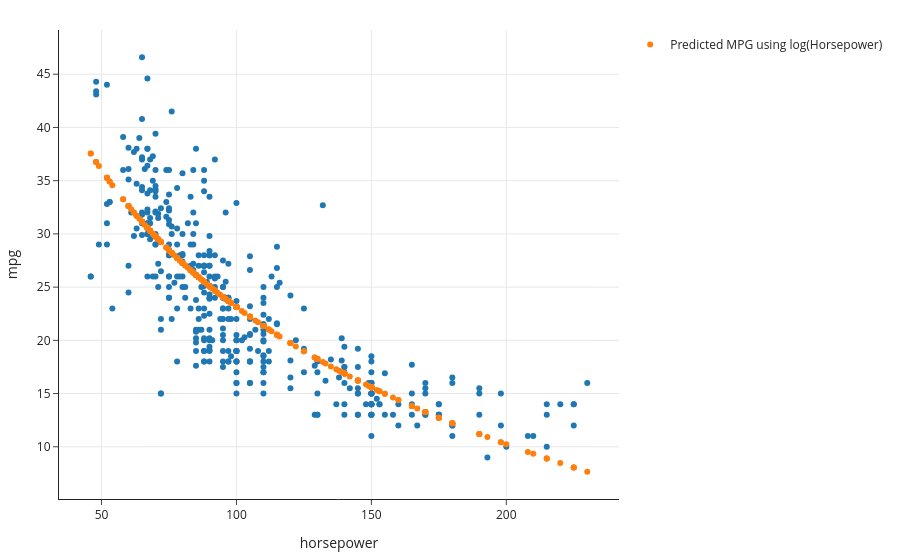

Write notebook code for a chart like this one.
### Markdown cell above
What do our predictions look like on the original, non-transformed scatter plot? Let's see:

### Code cell
fig = px.scatter(mpg, x='horsepower', y='mpg')
fig.add_trace(
    go.Scatter(
        x=mpg['horsepower'], 
        y=car_model_log.intercept_ + car_model_log.coef_[0] * np.log(mpg['horsepower']),  
        mode='markers', name='Predicted MPG using log(Horsepower)'
    )
)
fig

### Figure 1 — Plotly figure (JSON) as saved in the notebook; plotly's stock layout.template omitted (floating-point values rounded to 4 significant figures; data arrays with more than 128 entries replaced by an {"elided": "..."} marker saying what was removed)
{"data": [{"hovertemplate": "horsepower=%{x}<br>mpg=%{y}<extra></extra>", "legendgroup": "", "marker": {"color": "#1F77B4", "symbol": "circle"}, "mode": "markers", "name": "", "orientation": "v", "showlegend": false, "type": "scatter", "x": {"elided": "392 int values"}, "xaxis": "x", "y": {"elided": "392 float values"}, "yaxis": "y"}, {"mode": "markers", "name": "Predicted MPG using log(Horsepower)", "type": "scatter", "x": {"elided": "392 int values"}, "y": {"elided": "392 float values"}}], "layout": {"autosize": true, "legend": {"tracegroupgap": 0}, "xaxis": {"anchor": "y", "autorange": true, "domain": [0, 1], "range": [34.64, 241.4], "title": {"text": "horsepower"}, "type": "linear"}, "yaxis": {"anchor": "x", "autorange": true, "domain": [0, 1], "range": [4.795, 49.45], "title": {"text": "mpg"}, "type": "linear"}}}
